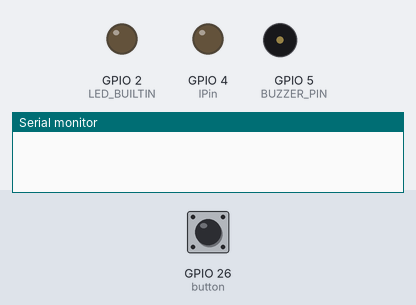
Bench run of a sketch on a simulated ESP32. Parts: output pins drawn as LEDs (lit = HIGH), buzzer (waves = sounding), the last lines printed to the serial monitor. The test bench sets the inputs (shaded band); at power-on: GPIO 26 (button) HIGH. WiFi joins after 1.5 s; servers stay silent unless stated; uploads are accepted with an empty reply; the local clock reads 2024-03-15 10:24:30 at power-on unless the sketch sets it.

Above: at 0.1 s.
At 3.2 s:
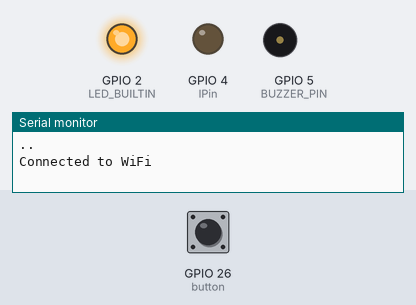
3.3 s: GPIO 26 (button) pulled LOW for 1 s
At 4.9 s:
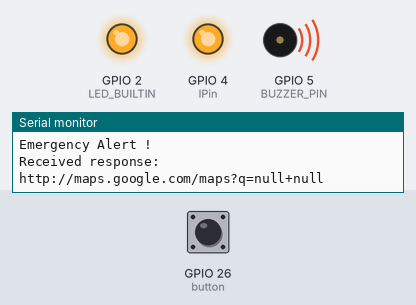
7.3 s: GPIO 26 (button) pulled LOW for 3.2 s
Timing chart, 0 to 15.6 s (numbered marks = the images above; inputs shaded):
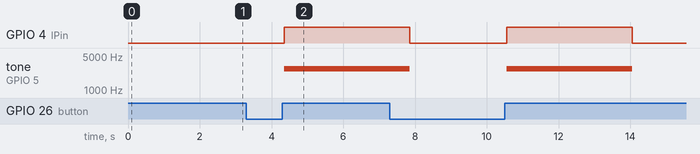

Measured:
- after the input at 3.3 s, GPIO 4 (lPin): LOW → HIGH after 1.1 s; tone on GPIO 5 (BUZZER_PIN): silent → 2755 Hz after 1.1 s

The sketch:

JIBITEST.ino
```cpp
#include <WiFi.h>
#include <WiFiClient.h>
#include <WiFiClientSecure.h>
#include <ArduinoJson.h>
#include <UniversalTelegramBot.h>
#include <HTTPClient.h>
#include <ezButton.h>

String receivekey="be4d63429db2f3e091055b8ac1d39006";
String boardkey="a478901820263aed";
const char* ssid = "smartsos";
const char* password = "smartsos";
String serverUrl = "https://consentiuminc.online/api/board/getdata/recent?receivekey=" + receivekey + "&boardkey=" + boardkey;
const int lPin = 4;
const int BUZZER_PIN = 5;
int channel = 0;
int resolution = 8;
int freq =2000;
#define SHORT_PRESS_TIME 200 // 1000 milliseconds
#define LONG_PRESS_TIME  3000 // 1000 milliseconds

ezButton button(26); // create ezButton object that attach to pin GPIO26

unsigned long pressedTime  = 0;
unsigned long releasedTime = 0;
bool isPressing = false;
bool isLongDetected = false;


int clickCount = 0;  // Counter for button clicks
#define BOT_TOKEN "7193740027:AAFZKxbM1npsSJGKRHpc6cPIAZYZxuJng8U"
#define CHAT_ID 1378489760  // Change CHAT_ID to the actual chat ID as an integer

WiFiClientSecure secured_client;
UniversalTelegramBot bot(BOT_TOKEN, secured_client);

void setup() {
  pinMode(lPin, OUTPUT);
    button.setDebounceTime(50);
  Serial.begin(115200);
   ledcSetup(channel, freq, resolution);
  ledcAttachPin(BUZZER_PIN, channel);
  connectToWiFi();
}

void loop() {
  buttoncheck();
  delay(10);
}


void onlyalert() {
    Serial.println("Emergency Alert !"); // use a counter double tap or check for tripple tab
    digitalWrite(lPin, HIGH);
    sendTelegramLocation();
    delay(3000);
    digitalWrite(lPin, LOW);
  }


void connectToWiFi() {
  WiFi.begin(ssid, password);
  secured_client.setCACert(TELEGRAM_CERTIFICATE_ROOT); // Add root certificate for api.telegram.org
  while (WiFi.status() != WL_CONNECTED) {
    delay(1000);
    Serial.print(".");
  }
  configTime(0, 0, "pool.ntp.org"); // get UTC time via NTP
  time_t now = time(nullptr);
  while (now < 24 * 3600)
  {
    Serial.print(".");
    delay(100);
    now = time(nullptr);
  }
  Serial.println("\nConnected to WiFi");
    pinMode(LED_BUILTIN, OUTPUT);
  digitalWrite(LED_BUILTIN, HIGH);
}

void makeGetRequest() {
  HTTPClient http;

  http.begin(serverUrl);
  int httpCode = http.GET();

  if (httpCode == HTTP_CODE_OK) {
    String payload = http.getString();
    Serial.println("Received response:");

    DynamicJsonDocument doc(4096);
    deserializeJson(doc, payload);

    String latitude = doc["sensors"][0]["sensorData"][0]["data"].as<String>();
    String longitude = doc["sensors"][0]["sensorData"][1]["data"].as<String>();

    String Gmaps_link = ("http://maps.google.com/maps?q=" + latitude + "+" + longitude);
    Serial.println(Gmaps_link);

    // Send the location to Telegram
    String message = "Emergency Alert! Location: " + Gmaps_link;
    bot.sendMessage(String(CHAT_ID), message, "" );

  } else {
    Serial.print("HTTP GET request failed, error code: ");
    Serial.println(httpCode);
  }

  http.end();
}
void buttoncheck() {
  button.loop(); // MUST call the loop() function first

  if (button.isPressed()) {
    if (!isPressing) { // Only assign on initial press
      pressedTime = millis();
      isPressing = true;
      isLongDetected = false;
    }
  }

  if (button.isReleased()) {
    if (isPressing) { // Only proceed if this was a valid press
      isPressing = false;
      releasedTime = millis();

      long pressDuration = releasedTime - pressedTime;

      if (pressDuration >= SHORT_PRESS_TIME && pressDuration <= LONG_PRESS_TIME) {
        Serial.println("A short press is detected");
        ledcWriteTone(channel, 2755);
        onlyalert(); // Alert for short press
        ledcWriteTone(channel, 0);
      }
    }
  }

  // Check for a long press only if the button is still being pressed
  // and a long press has not already been detected
  else if (isPressing && !isLongDetected) {
    long pressDuration = millis() - pressedTime;

    if (pressDuration > LONG_PRESS_TIME) {
      Serial.println("A long press is detected");
      isLongDetected = true;

      onlyalert(); // Alert for long press, this time without setting the tone to 0 immediately
    }
  }
}

void sendTelegramLocation() {
  makeGetRequest(); // Update the location information
}
```
